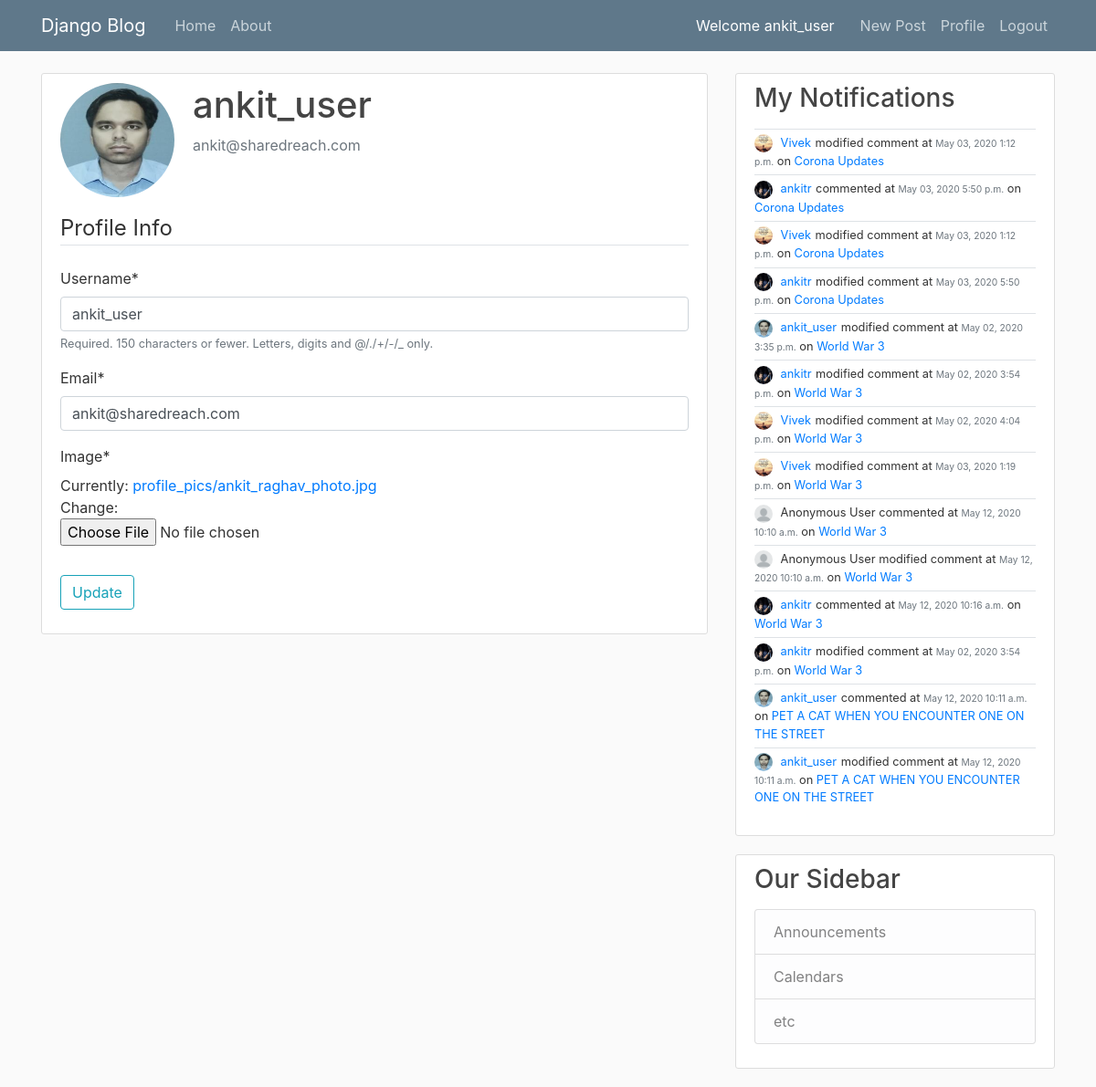
Page /profile/ (signed in) on the committed database.
### users/models.py (models this page shows, shortened)
class Profile(models.Model):
    user = models.OneToOneField(User, on_delete=models.CASCADE)
    image = models.ImageField(default='default.jpg', upload_to='profile_pics')
    @property
    def notifications(self):
        return Notification.objects.filter(subscription__user=self.user)

### blog/models.py (models this page shows, shortened)
class Notification(models.Model):
    type = models.CharField(max_length=10, default='created')  # created, updated
    comment = models.ForeignKey(Comment, on_delete=models.CASCADE, related_name='notifications')
    subscription = models.ForeignKey(Subscription, on_delete=models.CASCADE, related_name='notifications')

class Comment(models.Model):
    content = models.TextField()
    anonymous = models.BooleanField("Comment as Anonymous User", editable=True, default=True)
    date_posted = models.DateTimeField(default=timezone.now)
    author = models.ForeignKey(User, on_delete=models.CASCADE)
    post = models.ForeignKey(Post, on_delete=models.CASCADE, related_name='comments')

class Subscription(models.Model):
    post = models.ForeignKey(Post, on_delete=models.CASCADE, related_name='subscriptions')
    user = models.ForeignKey(User, on_delete=models.CASCADE, related_name='subscriptions')

class Post(models.Model):
    title = models.CharField(max_length=100)
    content = models.TextField()
    anonymous = models.BooleanField("Post as Anonymous User", editable=True, default=True)
    date_posted = models.DateTimeField(default=timezone.now)
    author = models.ForeignKey(User, on_delete=models.CASCADE)
    is_user_subscribed = False
    is_user_subscribed_not = not is_user_subscribed

### users/views.py (the view)
# urls.py: path('profile/', users_views.profile, name = 'profile')
@login_required
def profile(request):
    if request.method == 'POST':
        u_form = UserUpdateForm(request.POST, instance=request.user)
        p_form = ProfileUpdateForm(request.POST,
                                   request.FILES,
                                   instance=request.user.profile)
        if u_form.is_valid() and p_form.is_valid():
            u_form.save()
            p_form.save()
            messages.success(request, f'Your account has been updated!')
            return redirect('profile')
    else:
        u_form = UserUpdateForm(instance=request.user)
        p_form = ProfileUpdateForm(instance=request.user.profile)
    context = {
        'u_form': u_form,
        'p_form': p_form
    }
    return render(request, 'users/profile.html', context)

### users/forms.py
class UserUpdateForm(forms.ModelForm):
    email = forms.EmailField()
    class Meta:
        model = User
        fields = ['username', 'email']

class ProfileUpdateForm(forms.ModelForm):
    class Meta:
        model = Profile
        fields = ['image']

### users/templates/users/profile.html (shortened to what this page needs)
{% extends "blog/base.html" %}
{% load crispy_forms_tags %}
{% block content %}
    <div class="content-section">
      <div class="media">
        <img class="rounded-circle account-img" src="{{ user.profile.image.url }}">
        <div class="media-body">
          <h2 class="account-heading">{{ user.username }}</h2>
          <p class="text-secondary">{{ user.email }}</p>
        </div>
      </div>
      <form method="POST" enctype="multipart/form-data">
          <fieldset class="form-group">
              <legend class="border-bottom mb-4">Profile Info</legend>
              {{ u_form|crispy }}
              {{ p_form|crispy }}
          </fieldset>
          <div class="form-group">
              <button class="btn btn-outline-info" type="submit">Update</button>
          </div>
      </form>
    </div>
{% endblock content %}

### blog/templates/blog/base.html (shortened to what this page needs)
{% load static %}
<!DOCTYPE html>
<html>
<head>
    <link rel="stylesheet" href="https://maxcdn.bootstrapcdn.com/bootstrap/4.0.0/css/bootstrap.min.css">
    <link rel="stylesheet" type="text/css" href="{% static 'blog/main.css' %}">
</head>
<body>
    <header class="site-header">
      <nav class="navbar navbar-expand-md navbar-dark bg-steel fixed-top">
        <div class="container">
          <a class="navbar-brand mr-4" href="{% url 'blog-home' %}">Django Blog</a>
          <div class="collapse navbar-collapse" id="navbarToggle">
            <div class="navbar-nav mr-auto">
              <a class="nav-item nav-link" href="{% url 'blog-home' %}">Home</a>
              <a class="nav-item nav-link" href="{% url 'blog-about' %}">About</a>
            </div>
            <span style="color:white;margin-right:20px;">Welcome {{ user.username }}</span>
            <div class="navbar-nav">
              {% if user.is_authenticated %}
                <a class="nav-item nav-link" href="{% url 'post-create' %}">New Post</a>
                <a class="nav-item nav-link" href="{% url 'profile' %}">Profile</a>
                <a class="nav-item nav-link" href="{% url 'logout' %}">Logout</a>
              {% else %}
                <a class="nav-item nav-link" href="{% url 'login' %}">Login</a>
                <a class="nav-item nav-link" href="{% url 'register' %}">Register</a>
              {% endif %}
            </div>
          </div>
        </div>
      </nav>
    </header>
    <main role="main" class="container">
      <div class="row">
        <div class="col-md-8">
          {% block content %}{% endblock %}
        </div>
        <div class="col-md-4">
        {% if user.is_authenticated %}
          <div class="content-section">
            <h3>My Notifications</h3>
            <p class='text-muted'>
              {% for n in user.profile.notifications  %}
                {% include 'blog/notification.html' with notification=n %}
              {% endfor %}
            </p>
          </div>
        {% endif %}
          <div class="content-section">
            <h3>Our Sidebar</h3>
            <p class='text-muted'>
              <ul class="list-group">
                <li class="list-group-item list-group-item-light">Announcements</li>
                <li class="list-group-item list-group-item-light">Calendars</li>
                <li class="list-group-item list-group-item-light">etc</li>
              </ul>
            </p>
          </div>
        </div>
      </div>
    </main>
</body>
</html>

### blog/templates/blog/notification.html
<div class="full-block border-top" style="padding:5px 0 5px 0">
    <div class="small full-block">
        {% if notification.comment.anonymous %}
            <img class="rounded-circle notification-img" src="/media/profile_pics/anonymous.png">
            Anonymous User
        {% else %}
            <img class="rounded-circle notification-img" src="{{ notification.comment.author.profile.image.url }}">
            <a class="mr-2" style="margin-right:1px !important;" href="{% url 'user-posts' notification.comment.author.username %}">{{ notification.comment.author }}</a>
        {% endif %}
        {% if notification.type == 'created' %}
            commented
        {% elif notification.type == 'updated' %}
            modified comment
        {% endif %}
        at <small class="text-muted">{{ notification.comment.date_posted|date:"F d, Y P" }}</small>
        on <a class="mr-2" style="margin-right:1px !important;" href="{% url 'post-detail' notification.subscription.post.id %}">{{ notification.subscription.post.title }}</a>
    </div>
</div>

### blog/static/blog/main.css (style rules this page uses)
body { background: #fafafa; color: #333333; margin-top: 5rem; }
h1, h2, h3, h4, h5, h6 { color: #444444; }
ul { margin: 0; }
.bg-steel { background-color: #5f788a; }
.site-header .navbar-nav .nav-link { color: #cbd5db; }
.content-section { background: #ffffff; padding: 10px 20px; border: 1px solid #dddddd; border-radius: 3px; margin-bottom: 20px; }
.account-img { height: 125px; width: 125px; margin-right: 20px; margin-bottom: 16px; }
.account-heading { font-size: 2.5rem; }
.notification-img { height: 20px; width: 20px; margin-right: 5px; }
.full-block { width:100%; display: block; }

### rows in the picture
Notification: comment.author.profile.image (placeholder picture), comment.author "Vivek", type "modified comment", comment.date_posted "May 03, 2020 1:12 p.m.", subscription.post "Corona Updates"
Notification: comment.author.profile.image (picture), comment.author "ankitr", type "commented", comment.date_posted "May 03, 2020 5:50 p.m.", subscription.post "Corona Updates"
Notification: comment.author.profile.image (placeholder picture), comment.author "Vivek", type "modified comment", comment.date_posted "May 03, 2020 1:12 p.m.", subscription.post "Corona Updates"
Notification: comment.author.profile.image (picture), comment.author "ankitr", type "modified comment", comment.date_posted "May 03, 2020 5:50 p.m.", subscription.post "Corona Updates"
Notification: comment.author.profile.image (picture), comment.author "ankit_user", type "modified comment", comment.date_posted "May 02, 2020 3:35 p.m.", subscription.post "World War 3"
Notification: comment.author.profile.image (picture), comment.author "ankitr", type "modified comment", comment.date_posted "May 02, 2020 3:54 p.m.", subscription.post "World War 3"
Notification: comment.author.profile.image (placeholder picture), comment.author "Vivek", type "modified comment", comment.date_posted "May 02, 2020 4:04 p.m.", subscription.post "World War 3"
Notification: comment.author.profile.image (placeholder picture), comment.author "Vivek", type "modified comment", comment.date_posted "May 03, 2020 1:19 p.m.", subscription.post "World War 3"
Notification: type "commented", comment.date_posted "May 12, 2020 10:10 a.m.", subscription.post "World War 3"
Notification: type "modified comment", comment.date_posted "May 12, 2020 10:10 a.m.", subscription.post "World War 3"
Notification: comment.author.profile.image (picture), comment.author "ankitr", type "commented", comment.date_posted "May 12, 2020 10:16 a.m.", subscription.post "World War 3"
Notification: comment.author.profile.image (picture), comment.author "ankitr", type "modified comment", comment.date_posted "May 02, 2020 3:54 p.m.", subscription.post "World War 3"
Notification: comment.author.profile.image (picture), comment.author "ankit_user", type "commented", comment.date_posted "May 12, 2020 10:11 a.m.", subscription.post "PET A CAT WHEN YOU ENCOUNTER ONE ON THE STREET"
Notification: comment.author.profile.image (picture), comment.author "ankit_user", type "modified comment", comment.date_posted "May 12, 2020 10:11 a.m.", subscription.post "PET A CAT WHEN YOU ENCOUNTER ONE ON THE STREET"

### other values in the picture
{{ user.username }} "ankit_user"
{{ user.email }} "ankit@sharedreach.com"
